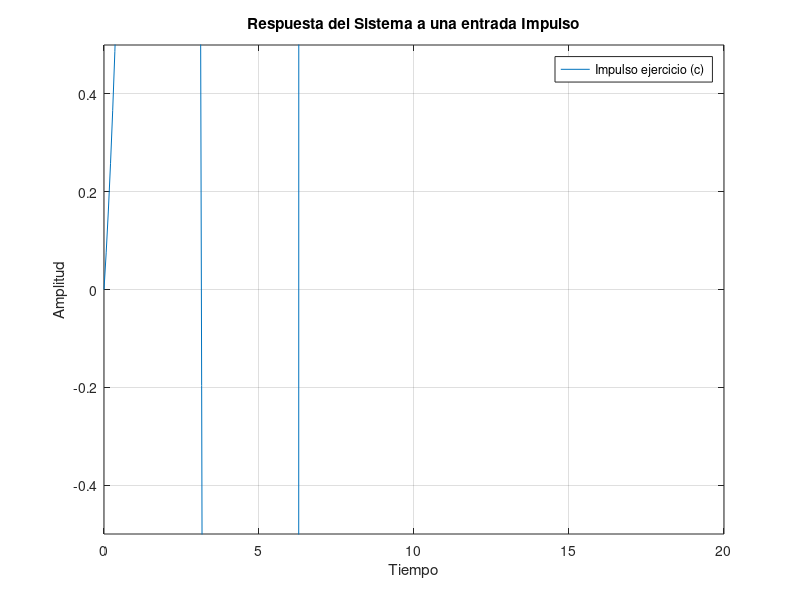
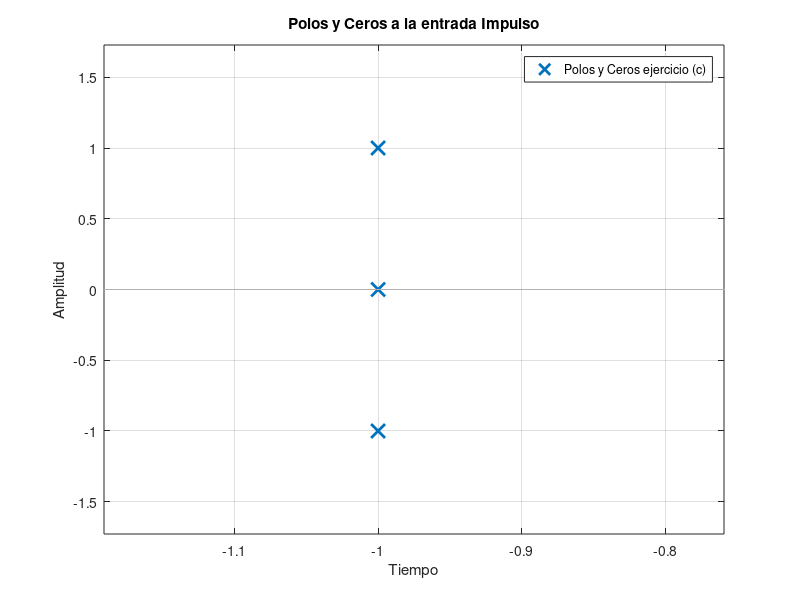

MATLAB code for these plots, in order:
%Naturaleza cualitativa de las soluciones (14)
% Ejercicio a)
clc

num = [1];
den = [1 2 2];
FTLC = tf(num, den)
figure(1)   %Crea una nueva ventana
impulse(FTLC)   %Grafica de la respuesta de impulso del sistema
xlim([0 20])
ylim([-0.5 0.5])
title('Respuesta del Sistema a una entrada Impulso')
ylabel('Amplitud')
xlabel('Tiempo')
legend('Impulso ejercicio (a)')

figure(2)
pzmap(FTLC) %Grafica de polos y ceros
title('Polos y Ceros a la entrada Impulso')
ylabel('Amplitud')
xlabel('Tiempo')
legend('Polos y Ceros ejercicio (a)')

%% Ejercicio b)
clc

num = [1];
den = [1 1];
FTLC = tf(num, den)
figure(1)   %Crea una nueva ventana
impulse(FTLC)   %Grafica de la respuesta de impulso del sistema
xlim([0 20])
ylim([-0.5 0.5])
title('Respuesta del Sistema a una entrada Impulso')
ylabel('Amplitud')
xlabel('Tiempo')
legend('Impulso ejercicio (b)')

figure(2)
pzmap(FTLC) %Grafica de polos y ceros
title('Polos y Ceros a la entrada Impulso')
ylabel('Amplitud')
xlabel('Tiempo')
legend('Polos y Ceros ejercicio (b)')

%% Ejercicio c)
clc

num = [1];
den = [1 -2 2];
FTLC = tf(num, den)
figure(1)   %Crea una nueva ventana
impulse(FTLC)   %Grafica de la respuesta de impulso del sistema
xlim([0 20])
ylim([-0.5 0.5])
title('Respuesta del Sistema a una entrada Impulso')
ylabel('Amplitud')
xlabel('Tiempo')
legend('Impulso ejercicio (c)')

figure(2)
pzmap(FTLC) %Grafica de polos y ceros
title('Polos y Ceros a la entrada Impulso')
ylabel('Amplitud')
xlabel('Tiempo')
legend('Polos y Ceros ejercicio (c)')
